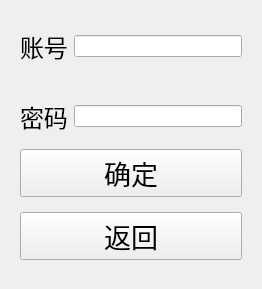
<?xml version="1.0" encoding="UTF-8"?>
<ui version="4.0">
 <class>enroll</class>
 <widget class="QWidget" name="enroll">
  <property name="geometry">
   <rect>
    <x>0</x>
    <y>0</y>
    <width>262</width>
    <height>289</height>
   </rect>
  </property>
  <property name="windowTitle">
   <string>Form</string>
  </property>
  <layout class="QVBoxLayout" name="verticalLayout_2">
   <item>
    <widget class="QWidget" name="widget" native="true">
     <layout class="QVBoxLayout" name="verticalLayout">
      <item>
       <spacer name="verticalSpacer">
        <property name="orientation">
         <enum>Qt::Vertical</enum>
        </property>
        <property name="sizeHint" stdset="0">
         <size>
          <width>20</width>
          <height>40</height>
         </size>
        </property>
       </spacer>
      </item>
      <item>
       <layout class="QHBoxLayout" name="horizontalLayout">
        <item>
         <widget class="QLabel" name="login_accountLabel">
          <property name="font">
           <font>
            <pointsize>18</pointsize>
           </font>
          </property>
          <property name="text">
           <string>账号</string>
          </property>
         </widget>
        </item>
        <item>
         <widget class="QLineEdit" name="login_accountInput">
          <property name="maximumSize">
           <size>
            <width>16777211</width>
            <height>16777215</height>
           </size>
          </property>
          <property name="inputMask">
           <string/>
          </property>
         </widget>
        </item>
       </layout>
      </item>
      <item>
       <widget class="QLabel" name="login_accountStateLabel">
        <property name="font">
         <font>
          <family>Microsoft YaHei UI</family>
          <weight>75</weight>
          <bold>true</bold>
         </font>
        </property>
        <property name="text">
         <string/>
        </property>
       </widget>
      </item>
      <item>
       <spacer name="verticalSpacer_4">
        <property name="orientation">
         <enum>Qt::Vertical</enum>
        </property>
        <property name="sizeHint" stdset="0">
         <size>
          <width>20</width>
          <height>40</height>
         </size>
        </property>
       </spacer>
      </item>
      <item>
       <layout class="QHBoxLayout" name="horizontalLayout_2">
        <item>
         <widget class="QLabel" name="login_passwdLabel">
          <property name="font">
           <font>
            <pointsize>18</pointsize>
           </font>
          </property>
          <property name="text">
           <string>密码</string>
          </property>
         </widget>
        </item>
        <item>
         <widget class="QLineEdit" name="login_passwdInput">
          <property name="echoMode">
           <enum>QLineEdit::Password</enum>
          </property>
          <property name="cursorMoveStyle">
           <enum>Qt::LogicalMoveStyle</enum>
          </property>
          <property name="clearButtonEnabled">
           <bool>false</bool>
          </property>
         </widget>
        </item>
       </layout>
      </item>
      <item>
       <spacer name="verticalSpacer_3">
        <property name="orientation">
         <enum>Qt::Vertical</enum>
        </property>
        <property name="sizeHint" stdset="0">
         <size>
          <width>20</width>
          <height>40</height>
         </size>
        </property>
       </spacer>
      </item>
      <item>
       <widget class="QPushButton" name="login_okButton">
        <property name="font">
         <font>
          <pointsize>20</pointsize>
         </font>
        </property>
        <property name="text">
         <string>确定</string>
        </property>
       </widget>
      </item>
      <item>
       <spacer name="verticalSpacer_5">
        <property name="orientation">
         <enum>Qt::Vertical</enum>
        </property>
        <property name="sizeHint" stdset="0">
         <size>
          <width>20</width>
          <height>40</height>
         </size>
        </property>
       </spacer>
      </item>
      <item>
       <widget class="QPushButton" name="login_backButton">
        <property name="font">
         <font>
          <pointsize>20</pointsize>
         </font>
        </property>
        <property name="text">
         <string>返回</string>
        </property>
       </widget>
      </item>
      <item>
       <spacer name="verticalSpacer_2">
        <property name="orientation">
         <enum>Qt::Vertical</enum>
        </property>
        <property name="sizeHint" stdset="0">
         <size>
          <width>20</width>
          <height>40</height>
         </size>
        </property>
       </spacer>
      </item>
     </layout>
    </widget>
   </item>
  </layout>
 </widget>
 <resources/>
 <connections/>
</ui>
